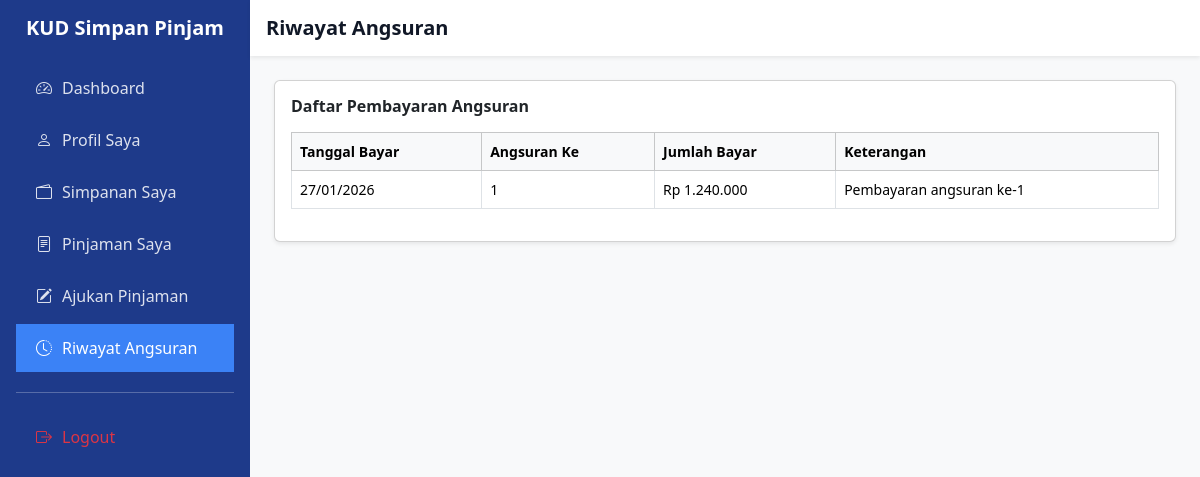
/anggota/angsuran.php (signed in), run on the app's committed database.
### tables this page shows
CREATE TABLE `angsuran` (
  `id_angsuran` int NOT NULL,
  `id_pengajuan` int NOT NULL,
  `tanggal_bayar` date NOT NULL,
  `jumlah_bayar` decimal(15,2) NOT NULL,
  `angsuran_ke` int NOT NULL,
  `keterangan` varchar(255) DEFAULT NULL,
  `created_at` timestamp NULL DEFAULT CURRENT_TIMESTAMP
);

### anggota/angsuran.php (the view, shortened to what this page needs)
<?php
require_once '../config/database.php';
$id_user = $_SESSION['id_user'];
$qAnggota = mysqli_query($conn, "
    SELECT id_anggota
    FROM anggota
    WHERE id_user = '$id_user'
");
$dataAnggota = mysqli_fetch_assoc($qAnggota);
$id_anggota  = $dataAnggota['id_anggota'] ?? 0;
$qAngsuran = mysqli_query($conn, "
    SELECT
        a.tanggal_bayar,
        a.angsuran_ke,
        a.jumlah_bayar,
        a.keterangan,
        p.jumlah_pinjaman,
        p.tenor
    FROM angsuran a
    JOIN pengajuan_pinjaman p
        ON a.id_pengajuan = p.id_pengajuan
    WHERE p.id_anggota = '$id_anggota'
    ORDER BY a.tanggal_bayar DESC
");
?>
<!DOCTYPE html>
<html lang="id">
<head>
<link href="https://cdn.jsdelivr.net/npm/bootstrap@5.3.3/dist/css/bootstrap.min.css" rel="stylesheet">
<link href="https://cdn.jsdelivr.net/npm/bootstrap-icons/font/bootstrap-icons.css" rel="stylesheet">
<link rel="stylesheet" href="../assets/style.css">
</head>
<body>
<div class="d-flex min-vh-100">
<aside class="sidebar p-3">
  <h5 class="fw-bold text-center mb-4">KUD Simpan Pinjam</h5>
  <ul class="nav flex-column gap-1">
    <li class="nav-item"><a class="nav-link" href="dashboard.php"><i class="bi bi-speedometer2"></i> Dashboard</a></li>
    <li class="nav-item"><a class="nav-link" href="profil.php"><i class="bi bi-person"></i> Profil Saya</a></li>
    <li class="nav-item"><a class="nav-link" href="simpanan.php"><i class="bi bi-wallet2"></i> Simpanan Saya</a></li>
    <li class="nav-item"><a class="nav-link" href="pinjaman.php"><i class="bi bi-file-text"></i> Pinjaman Saya</a></li>
    <li class="nav-item"><a class="nav-link" href="ajukan_pinjaman.php"><i class="bi bi-pencil-square"></i> Ajukan Pinjaman</a></li>
    <li class="nav-item"><a class="nav-link active" href="angsuran.php"><i class="bi bi-clock-history"></i> Riwayat Angsuran</a></li>
    <hr>
    <li class="nav-item"><a class="nav-link text-danger" href="../auth/logout.php"><i class="bi bi-box-arrow-right"></i> Logout</a></li>
  </ul>
</aside>
<main class="flex-fill bg-light">
<div class="p-3 bg-white shadow-sm">
  <h5 class="fw-semibold mb-0">Riwayat Angsuran</h5>
</div>
<div class="container-fluid p-4">
<div class="card shadow-sm">
<div class="card-body">
<h6 class="fw-semibold mb-3">Daftar Pembayaran Angsuran</h6>
<div class="table-responsive">
<table class="table table-bordered align-middle">
<thead class="table-light">
<tr>
  <th>Tanggal Bayar</th>
  <th>Angsuran Ke</th>
  <th>Jumlah Bayar</th>
  <th>Keterangan</th>
</tr>
</thead>
<tbody>
<?php if (mysqli_num_rows($qAngsuran) > 0): ?>
<?php while ($row = mysqli_fetch_assoc($qAngsuran)): ?>
<tr>
  <td><?= date('d/m/Y', strtotime($row['tanggal_bayar'])) ?></td>
  <td><?= $row['angsuran_ke'] ?></td>
  <td>Rp <?= number_format($row['jumlah_bayar'], 0, ',', '.') ?></td>
  <td><?= htmlspecialchars($row['keterangan'] ?? '-') ?></td>
</tr>
<?php endwhile; ?>
<?php endif; ?>
</tbody>
</table>
</div>
</div>
</div>
</div>
</main>
</div>
</body>
</html>

### assets/style.css (style rules this page uses)
:root { --primary-blue: #1E3A8A; --secondary-blue: #3B82F6; --background-light: #F3F4F6; --card-white: #FFFFFF; --card-border: #E5E7EB; --success-green: #16A34A; --text-dark: #111827; --text-muted: #6B7280; }
* { margin: 0; padding: 0; box-sizing: border-box; }
body { font-family: system-ui, -apple-system, "Segoe UI", Roboto, Arial, sans-serif; background-color: var(--background-light); color: var(--text-dark); }
a { text-decoration: none; color: inherit; }
.sidebar { width: 250px; min-height: 100vh; background-color: var(--primary-blue); color: #fff; }
.sidebar .nav-link { color: rgba(255, 255, 255, 0.85); padding: 12px 20px; display: flex; align-items: center; gap: 10px; }
.sidebar .nav-link.active { background-color: var(--secondary-blue); color: #fff; font-weight: 500; }
.table thead { background-color: #F9FAFB; }
.table th { font-weight: 600; font-size: 14px; }
.table td { font-size: 14px; }

### data on the page
angsuran: tanggal_bayar "27/01/2026", angsuran_ke "1", jumlah_bayar "1.240.000", keterangan "Pembayaran angsuran ke-1"
